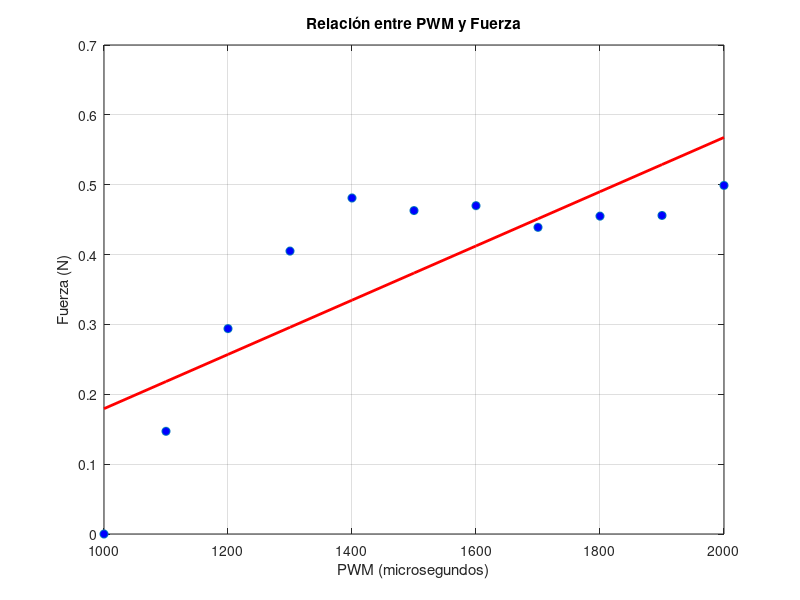

The MATLAB script that drew this image:
clear all
clc

% Datos de la tabla
PWM = [1000, 1100, 1200, 1300, 1400, 1500, 1600, 1700, 1800, 1900, 2000];
Fuerza = [0.0, 0.147, 0.294, 0.405, 0.481, 0.463, 0.470, 0.439, 0.455, 0.456, 0.499];

% Realizar la regresión lineal
p = polyfit(PWM, Fuerza, 1);  % Ajuste lineal

% Generar valores ajustados
Fuerza_ajustada = polyval(p, PWM);

% Crear la gráfica
figure;
plot(PWM, Fuerza, 'o', 'MarkerFaceColor', 'b'); % Puntos experimentales
hold on;
plot(PWM, Fuerza_ajustada, 'r-', 'LineWidth', 2); % Línea de ajuste
grid on;

% Etiquetas y título
xlabel('PWM (microsegundos)');
ylabel('Fuerza (N)');
title('Relación entre PWM y Fuerza');

% Mostrar ecuación en consola
fprintf('Ecuación de la recta: Fuerza = %.4f * PWM + %.4f\n', p(1), p(2));
